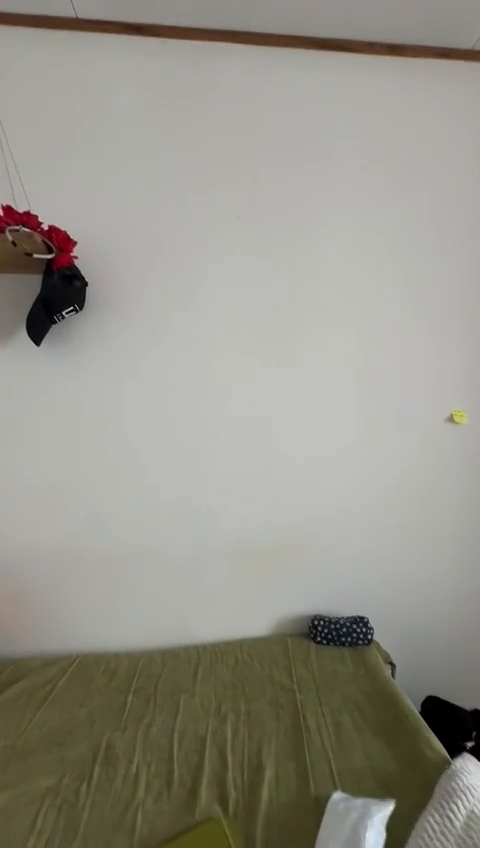
#> input picture frame 47 of monocular_videos/rgb.mp4, 480 x 848 px, given in place of aparta.mp4, which was not available
$ python loopclosure.py
#> lines starting #> are read from the running program, lines starting #| are printed output that depends on the picture
import cv2
import numpy as np
import matplotlib.pyplot as plt
from scipy.optimize import least_squares
from collections import deque
import csv

class LoopClosureSLAM:
    def __init__(self, name="loop_closure_slam"):
        self.orb = cv2.ORB_create(2000)
        self.bf = cv2.BFMatcher(cv2.NORM_HAMMING)
        self.K = np.array([[700, 0, 320],
                           [0, 700, 240],
                           [0,   0,   1]])
        self.name = name

        self.keyframes = []        # lista de poses 4x4
        self.images = []           # lista de imágenes grises
        self.kps = []              # lista de keypoints
        self.descs = []            # lista de descriptores
        self.rel_poses = []        # transformaciones entre keyframes
        self.constraints = []      # pares (i, j, relative_transform)
        self.last_pose = np.eye(4)

        self.min_gap = 5
        self.min_translation = 0.05
        self.frame_count = 0

    def lowe_ratio_match(self, des1, des2, ratio=0.75):
        knn_matches = self.bf.knnMatch(des1, des2, k=2)
        good = []
        for m, n in knn_matches:
            if m.distance < ratio * n.distance:
                good.append(m)
        return good

    def detect_loop_closure(self, curr_des):
        threshold_matches = 40
        min_index_gap = 10

        for i, prev_des in enumerate(self.descs[:-min_index_gap]):
            matches = self.lowe_ratio_match(prev_des, curr_des)
            if len(matches) > threshold_matches:
                return i  # loop closure encontrado con el keyframe i
        return None

    def process_frame(self, frame):
        gray = cv2.cvtColor(frame, cv2.COLOR_BGR2GRAY)
        kp, des = self.orb.detectAndCompute(gray, None)

        if len(self.keyframes) == 0:
            self.keyframes.append(np.eye(4))
            self.images.append(gray)
            self.kps.append(kp)
            self.descs.append(des)
            self.last_pose = np.eye(4)
            return

        if des is not None and self.descs[-1] is not None:
            matches = self.lowe_ratio_match(self.descs[-1], des)
            if len(matches) > 30:
                pts1 = np.float32([self.kps[-1][m.queryIdx].pt for m in matches])
                pts2 = np.float32([kp[m.trainIdx].pt for m in matches])

                E, mask = cv2.findEssentialMat(pts1, pts2, self.K, method=cv2.RANSAC, threshold=1.0)
                if E is not None:
                    _, R, t, _ = cv2.recoverPose(E, pts1, pts2, self.K)
                    rel_pose = np.eye(4)
                    rel_pose[:3, :3] = R
                    rel_pose[:3, 3] = t.ravel()

                    global_pose = self.last_pose @ rel_pose
                    delta = np.linalg.norm(rel_pose[:3, 3])

                    if self.frame_count >= self.min_gap or delta > self.min_translation:
                        # Agregar keyframe normal
                        self.keyframes.append(global_pose)
                        self.images.append(gray)
                        self.kps.append(kp)
                        self.descs.append(des)
                        self.rel_poses.append(rel_pose)
                        self.constraints.append((len(self.keyframes)-2, len(self.keyframes)-1, rel_pose))
                        self.last_pose = global_pose
                        self.frame_count = 0

                        # Intentar detección de loop closure
                        lc_index = self.detect_loop_closure(des)
                        if lc_index is not None:
                            #print(f"[LOOP CLOSURE] Detected with keyframe {lc_index}")
                            # Añadir nueva restricción entre i y j
                            pose_i = self.keyframes[lc_index]
                            rel_lc = np.linalg.inv(pose_i) @ global_pose
                            self.constraints.append((lc_index, len(self.keyframes)-1, rel_lc))
                    else:
                        self.frame_count += 1

    # [35 lines left out: functions optimize_pose_graph, save_outputs, not called in this run]

    def process_video(self, video_path):
        cap = cv2.VideoCapture(video_path)
        while cap.isOpened():
            ret, frame = cap.read()
#> frame is the input picture: shape (848, 480, 3); mean B, G, R 137.1, 146.6, 148.7
            if not ret:
                break
            self.process_frame(frame)
#> in process_frame, `gray = cv2.cvtColor(frame, cv2.COLOR_BGR2GRAY)`:
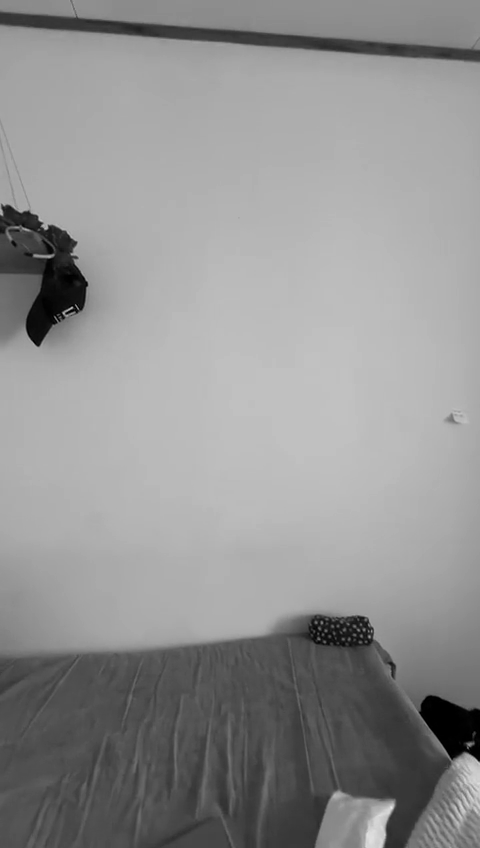
#> gray: shape (848, 480); min 0, max 231, mean 146.1
#> in process_frame, `kp, des = self.orb.detectAndCompute(gray, None)`: kp = 436 keypoints; strongest (x, y, size): (63, 313, 31), (71, 307, 31), (64, 312, 37.2), (67, 313, 31)
        cap.release()

        optimized_traj = self.optimize_pose_graph()
        self.save_outputs(optimized_traj)


# ---------- Ejecución ----------
if __name__ == "__main__":
    video_path = "/home/jimena/Escritorio/PROYECTO/monocular/aparta.mp4"
    slam = LoopClosureSLAM()
    slam.process_video(video_path)
    print("SLAM con cierre de lazo completado.")

$ run again, starting later in the video
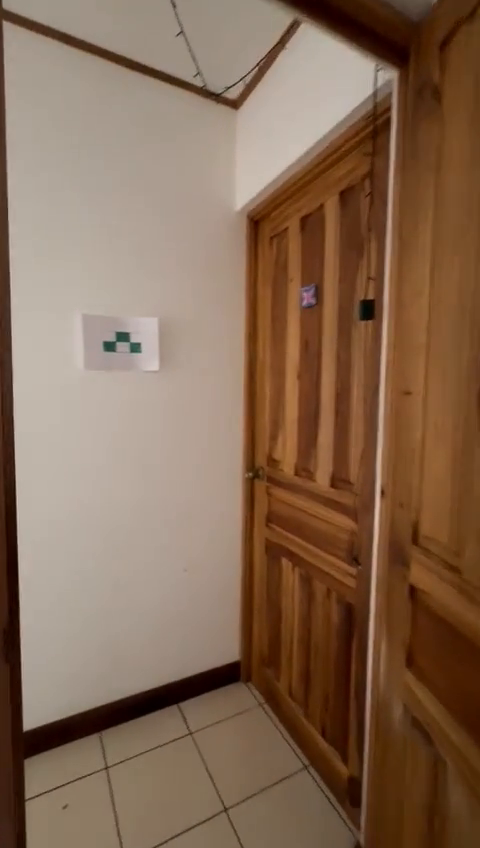
#> input picture frame 215 of monocular_videos/rgb.mp4, 480 x 848 px, given in place of aparta.mp4, which was not available
#> in process_video, frame is the input picture: shape (848, 480, 3); mean B, G, R 84.4, 105.8, 133.4
#> in process_frame, `gray = cv2.cvtColor(frame, cv2.COLOR_BGR2GRAY)`:
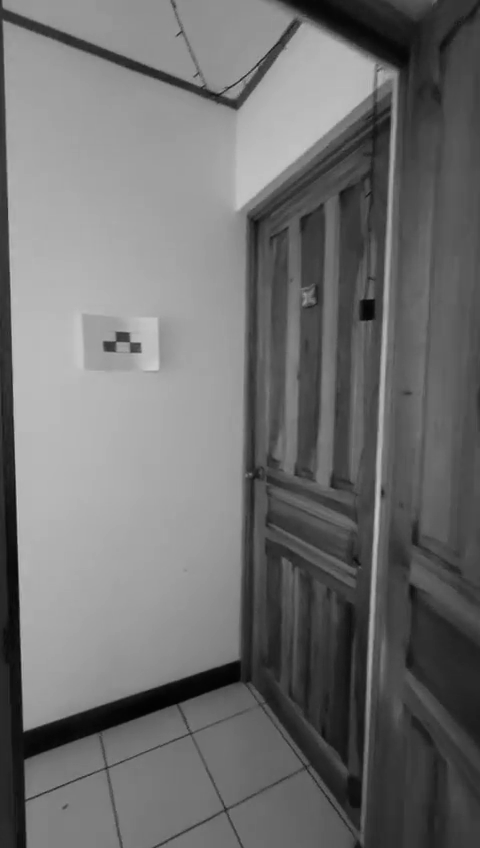
#> gray: shape (848, 480); min 2, max 205, mean 111.6
#> kp = 684 keypoints; strongest (x, y, size): (137, 346, 77.1), (126, 337, 53.6), (109, 348, 77.1), (137, 344, 64.3)

$ run again, starting later in the video
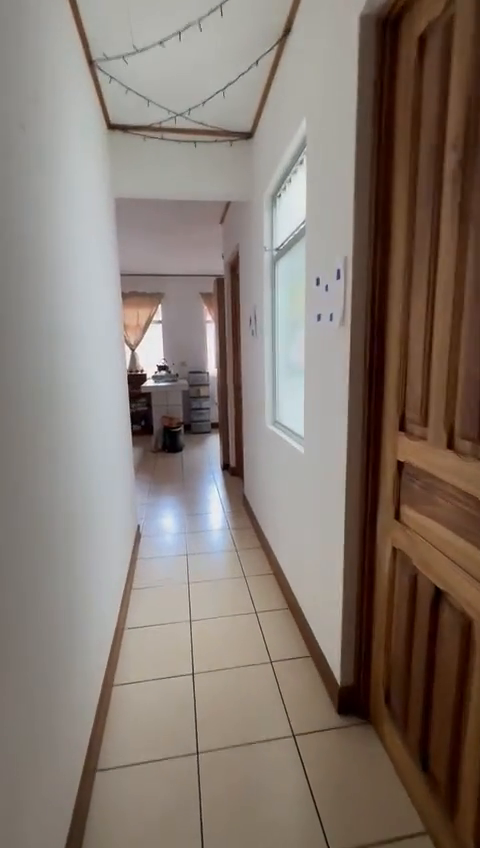
#> input picture frame 383 of monocular_videos/rgb.mp4, 480 x 848 px, given in place of aparta.mp4, which was not available
#> in process_video, frame is the input picture: shape (848, 480, 3); mean B, G, R 111.5, 120.1, 132.1
#> in process_frame, `gray = cv2.cvtColor(frame, cv2.COLOR_BGR2GRAY)`:
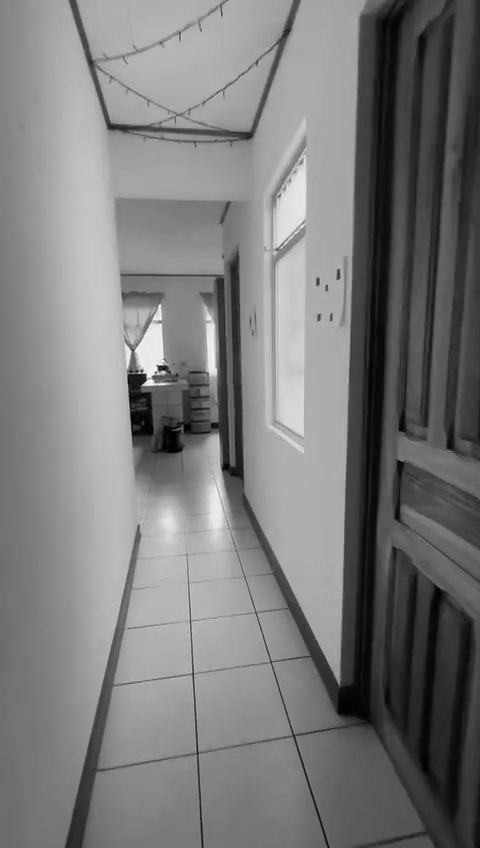
#> gray: shape (848, 480); min 0, max 255, mean 122.7
#> kp = 1491 keypoints; strongest (x, y, size): (158, 366, 31), (159, 369, 31), (160, 370, 37.2), (145, 374, 31)
